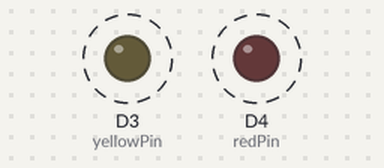
Bench run of a sketch on a simulated ESP8266 (NodeMCU). Shown: output pins drawn as LEDs (lit = HIGH). Dashed ring = blinking.

Above: at 0.05 s.
Timing chart, 0 to 3.0 s (numbered marks = the images above):
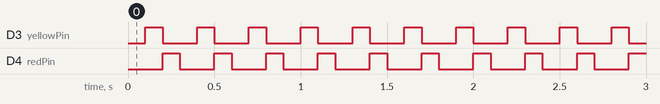

The sketch:

trafficLight_led.ino
```cpp
const int redPin = D4;
const int yellowPin = D3;
const int greenPin = D4;

void setup() {
  pinMode(redPin, OUTPUT);
  pinMode(yellowPin, OUTPUT);
  pinMode(greenPin, OUTPUT);
}

void loop() {
  digitalWrite(greenPin, HIGH);
  digitalWrite(yellowPin, LOW);
  digitalWrite(redPin, LOW);
  delay(100);

  digitalWrite(greenPin, LOW);
  digitalWrite(yellowPin, HIGH);
  digitalWrite(redPin, LOW);
  delay(100);

  digitalWrite(greenPin, LOW);
  digitalWrite(yellowPin, LOW);
  digitalWrite(redPin, HIGH);
  delay(100);
}
```

Measured:
- by itself, D3 (yellowPin), D4 (redPin): alternates HIGH for 0.10 s and LOW for 0.20 s
